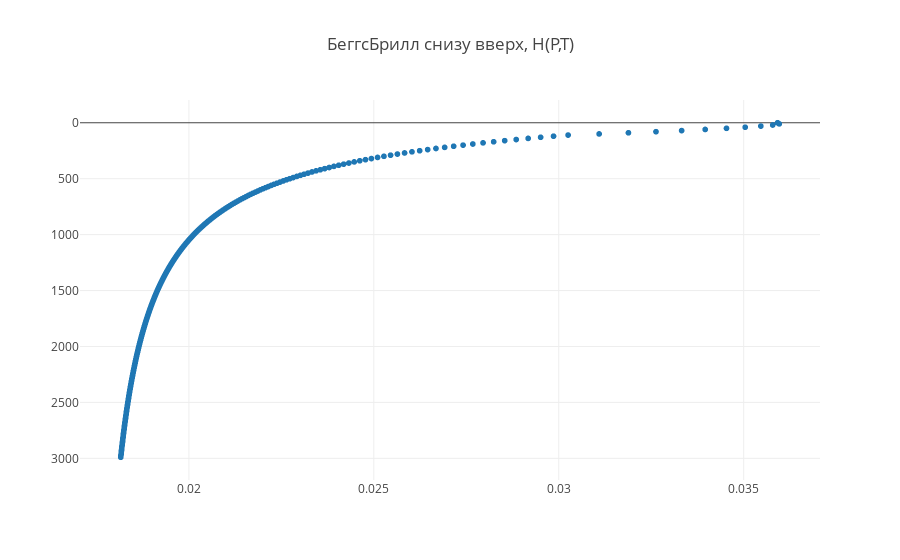

Notebook source saved alongside this figure:
### Code cell
trace1 = trace(43)

data = [trace1]

plot()

### Figure 1 — Plotly figure (JSON) as saved in the notebook; plotly's stock layout.template omitted (floating-point values rounded to 4 significant figures; data arrays with more than 128 entries replaced by an {"elided": "..."} marker saying what was removed)
{"data": [{"mode": "markers", "name": "friction_coefficient", "type": "scattergl", "uid": "2a11a919-2e80-4247-9bca-aa04144eea9e", "x": {"elided": "300 float values"}, "y": {"elided": "300 int values"}}], "layout": {"title": {"text": "БеггсБрилл снизу вверх, H(P,T)"}, "yaxis": {"autorange": "reversed"}}}
